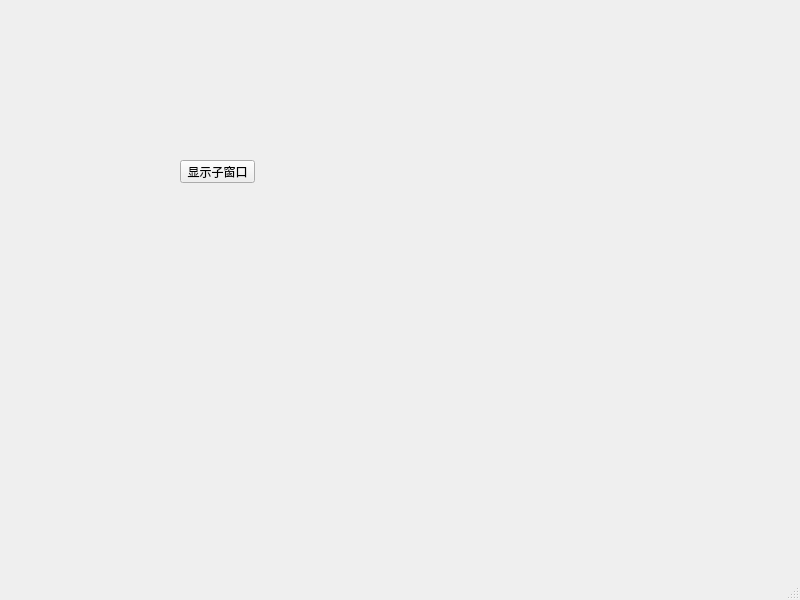
<?xml version="1.0" encoding="UTF-8"?>
<ui version="4.0">
 <class>MainWindow</class>
 <widget class="QMainWindow" name="MainWindow">
  <property name="geometry">
   <rect>
    <x>0</x>
    <y>0</y>
    <width>800</width>
    <height>600</height>
   </rect>
  </property>
  <property name="windowTitle">
   <string>MainWindow</string>
  </property>
  <widget class="QWidget" name="centralwidget">
   <widget class="QPushButton" name="pushButton">
    <property name="geometry">
     <rect>
      <x>180</x>
      <y>160</y>
      <width>75</width>
      <height>23</height>
     </rect>
    </property>
    <property name="text">
     <string>显示子窗口</string>
    </property>
   </widget>
  </widget>
  <widget class="QMenuBar" name="menubar">
   <property name="geometry">
    <rect>
     <x>0</x>
     <y>0</y>
     <width>800</width>
     <height>23</height>
    </rect>
   </property>
  </widget>
  <widget class="QStatusBar" name="statusbar"/>
 </widget>
 <resources/>
 <connections/>
</ui>
